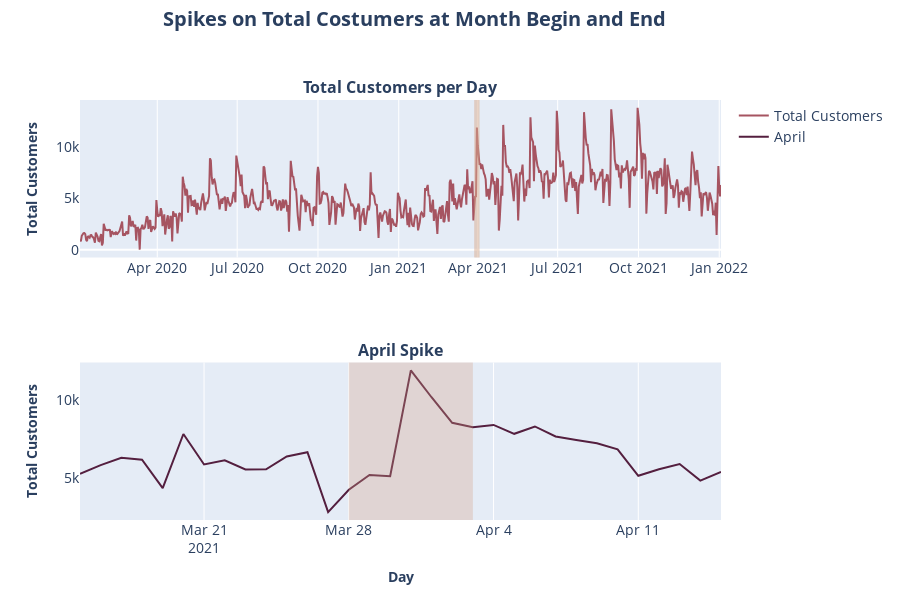

This figure's notebook cell:
### Code cell
# make subplots with 2 rows and 1 column
fig = make_subplots(rows= 2, cols=1, subplot_titles= ("<b>Total Customers per Day</b>", "<b>April Spike</b>")) 

# add line plot of registered_customer over time in row 1
fig.add_trace(
    go.Line(x=df_2.datetime,y=df_2.registered_customer, marker= dict(color= px.colors.sequential.Brwnyl[4]), name= "Total Customers"),
      col= 1,
      row= 1)

# add a vertical rectangle in row 1 
fig.add_vrect(x0=f"{2021}-{3}-28", 
        x1=f"{2021}-{4}-3", 
        col=1,
        annotation_text= "", 
        fillcolor= px.colors.sequential.Brwnyl[1], 
        opacity=0.3, 
        line_width=0,
        annotation_font_size = 13) 

# add the same line plot in row 2 but over a shorter time intervall
fig.add_trace(
    go.Line(x=df_5.datetime.dt.date,y=df_5.registered_customer, marker= dict(color= px.colors.sequential.Brwnyl[6]), name= "April"),
      col= 1,
      row= 2)

# add a rectangle in row 2
fig.add_vrect(x0=f"{2021}-{3}-28", 
        x1=f"{2021}-{4}-3", 
        col=1,
        annotation_text= "", 
        fillcolor= px.colors.sequential.Brwnyl[2], 
        opacity=0.3, 
        line_width=0,
        annotation_font_size = 13) 

# update the plot layout
fig.update_layout(title= dict(text= "<b>Spikes on Total Costumers at Month Begin and End</b>", xanchor= "center", yanchor= "top", y=0.98, x=0.46),
                  height= 600, legend=dict(groupclick="toggleitem"), font= dict(size= 14))

fig.update_yaxes(title_text="<b>Total Customers</b>", title_font= dict(size= 14), showgrid= False)
fig.update_xaxes(title_text="<b>Day</b>", title_font= dict(size= 14), col=1, row= 2)

fig.show()

### Figure 1 — Plotly figure (JSON) as saved in the notebook; plotly's stock layout.template omitted (floating-point values rounded to 4 significant figures; data arrays with more than 128 entries replaced by an {"elided": "..."} marker saying what was removed)
{"data": [{"marker": {"color": "rgb(166, 84, 97)"}, "name": "Total Customers", "type": "scatter", "x": {"elided": "731 str values"}, "xaxis": "x", "y": {"elided": "731 int values"}, "yaxis": "y"}, {"marker": {"color": "rgb(84, 31, 63)"}, "name": "April", "type": "scatter", "x": ["2021-03-15", "2021-03-16", "2021-03-17", "2021-03-18", "2021-03-19", "2021-03-20", "2021-03-21", "2021-03-22", "2021-03-23", "2021-03-24", "2021-03-25", "2021-03-26", "2021-03-27", "2021-03-28", "2021-03-29", "2021-03-30", "2021-03-31", "2021-04-01", "2021-04-02", "2021-04-03", "2021-04-04", "2021-04-05", "2021-04-06", "2021-04-07", "2021-04-08", "2021-04-09", "2021-04-10", "2021-04-11", "2021-04-12", "2021-04-13", "2021-04-14", "2021-04-15"], "xaxis": "x2", "y": [5298, 5847, 6312, 6192, 4378, 7836, 5892, 6153, 5573, 5580, 6398, 6675, 2847, 4277, 5223, 5138, 11899, 10183, 8550, 8265, 8414, 7848, 8317, 7675, 7450, 7239, 6857, 5169, 5585, 5918, 4862, 5409], "yaxis": "y2"}], "layout": {"annotations": [{"font": {"size": 16}, "showarrow": false, "text": "<b>Total Customers per Day</b>", "x": 0.5, "xanchor": "center", "xref": "paper", "y": 1, "yanchor": "bottom", "yref": "paper"}, {"font": {"size": 16}, "showarrow": false, "text": "<b>April Spike</b>", "x": 0.5, "xanchor": "center", "xref": "paper", "y": 0.375, "yanchor": "bottom", "yref": "paper"}, {"font": {"size": 13}, "showarrow": false, "text": "", "x": "2021-4-3", "xanchor": "right", "xref": "x", "y": 1, "yanchor": "top", "yref": "y domain"}, {"font": {"size": 13}, "showarrow": false, "text": "", "x": "2021-4-3", "xanchor": "right", "xref": "x", "y": 1, "yanchor": "top", "yref": "y domain"}, {"font": {"size": 13}, "showarrow": false, "text": "", "x": "2021-4-3", "xanchor": "right", "xref": "x2", "y": 1, "yanchor": "top", "yref": "y2 domain"}], "font": {"size": 14}, "height": 600, "legend": {"groupclick": "toggleitem"}, "shapes": [{"fillcolor": "rgb(224, 194, 162)", "line": {"width": 0}, "opacity": 0.3, "type": "rect", "x0": "2021-3-28", "x1": "2021-4-3", "xref": "x", "y0": 0, "y1": 1, "yref": "y domain"}, {"fillcolor": "rgb(211, 156, 131)", "line": {"width": 0}, "opacity": 0.3, "type": "rect", "x0": "2021-3-28", "x1": "2021-4-3", "xref": "x", "y0": 0, "y1": 1, "yref": "y domain"}, {"fillcolor": "rgb(211, 156, 131)", "line": {"width": 0}, "opacity": 0.3, "type": "rect", "x0": "2021-3-28", "x1": "2021-4-3", "xref": "x2", "y0": 0, "y1": 1, "yref": "y2 domain"}], "title": {"text": "<b>Spikes on Total Costumers at Month Begin and End</b>", "x": 0.46, "xanchor": "center", "y": 0.98, "yanchor": "top"}, "xaxis": {"anchor": "y", "domain": [0, 1]}, "xaxis2": {"anchor": "y2", "domain": [0, 1], "title": {"font": {"size": 14}, "text": "<b>Day</b>"}}, "yaxis": {"anchor": "x", "domain": [0.625, 1], "showgrid": false, "title": {"font": {"size": 14}, "text": "<b>Total Customers</b>"}}, "yaxis2": {"anchor": "x2", "domain": [0, 0.375], "showgrid": false, "title": {"font": {"size": 14}, "text": "<b>Total Customers</b>"}}}}
